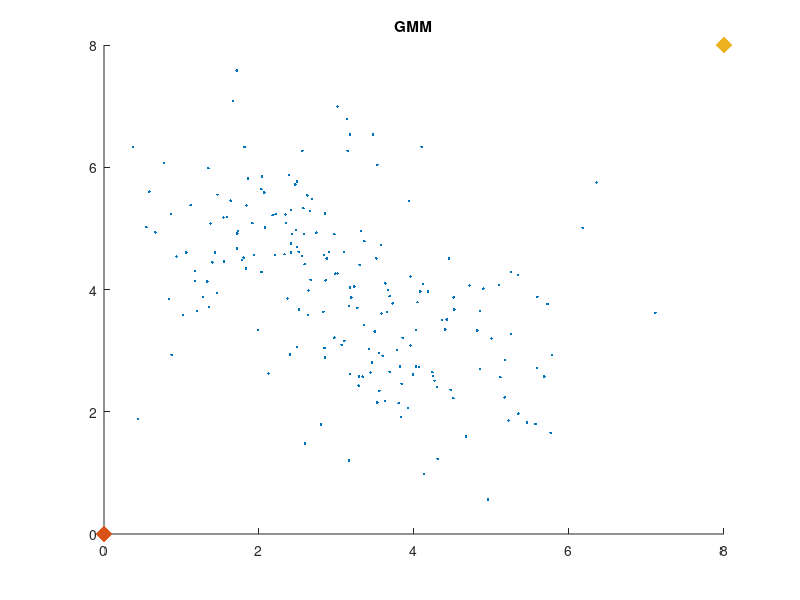
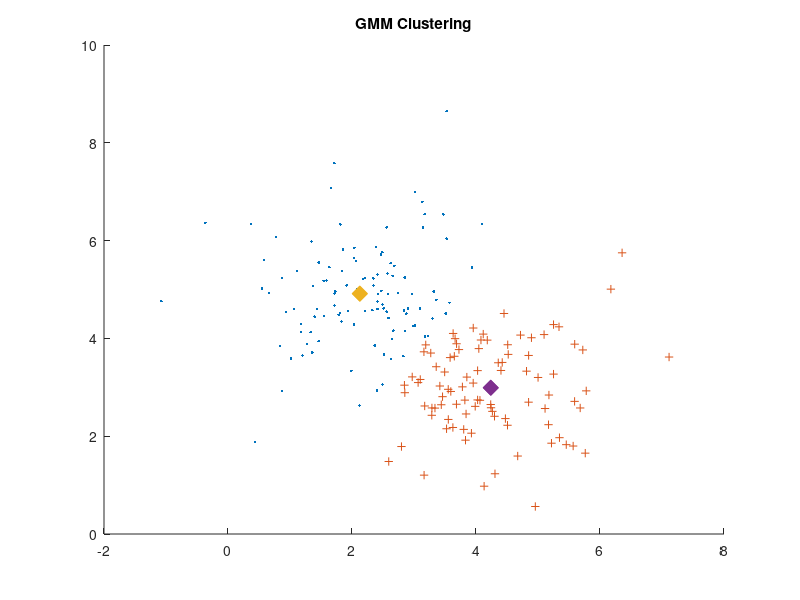

Recreate these plots in MATLAB, in order. (Note: this script raises an error after producing the figures.)
%Gaussian Mixture Model
clear all; clc;
X = mvnrnd([2 5], [1 1], 100); %OG data
Y = mvnrnd([4 3], [1 1], 100);

Z = vertcat(X,Y);
Z1 = Z(:,1);
Z2 = Z(:,2);


mux = [0 0];
muy = [8 8];
stdx = [1 1];
stdy = [1 1];


H = 10;

hold on
plot(Z(:,1),Z(:,2),'.'); %plot
title('GMM');
plot(mux(:,1),mux(:,2),'x','linewidth',8); %plot
plot(muy(:,1),muy(:,2),'x','linewidth',8);
axis([0 8 0 8]);
hold off

while(H > 1)
classx = [];
classy = [];
for i = 1:length(Z)
    
    Px11 = normpdf(Z1(i),mux(:,1),stdx(:,1)); %Calculate likelyhood for each feature, for each class
    Px12 = normpdf(Z2(i),mux(:,2),stdx(:,2));
    Px21 = normpdf(Z1(i),muy(:,1),stdy(:,1));
    Px22 = normpdf(Z2(i),muy(:,2),stdy(:,2));
    
    probx1 = Px11 * Px12; %Since we assume independence, the total probability is the union between both features
    probx2 = Px21 * Px22;
    
    if(probx1 > probx2)     %Keep track of what each test point was classified as

        classx = [classx;Z(i,1) Z(i,2)];    %Add points to matrix to graph
    
    elseif(probx1 < probx2)

        classy = [classy;Z(i,1) Z(i,2)];
        
    end
    

    
end

mux = mean(classx);
muy = mean(classy);
stdx = std(classx);
stdy = std(classy);
H = H -1 ;

end

figure
hold on
plot(classx(:,1),classx(:,2),'.'); %plot
plot(classy(:,1),classy(:,2),'+');

title('GMM Clustering');

plot(mux(:,1),mux(:,2),'x','linewidth',8); %plot

plot(muy(:,1),muy(:,2),'x','linewidth',8);

circle2(mux(1),mux(2),stdx(1)*.5,stdx(2)*.5);
circle2(muy(1),muy(2),stdy(1)*.5,stdy(2)*.5);

circle2(mux(1),mux(2),stdx(1),stdx(2));
circle2(muy(1),muy(2),stdy(1),stdy(2));

circle2(mux(1),mux(2),stdx(1)*2,stdx(2)*2);
circle2(muy(1),muy(2),stdy(1)*2,stdy(2)*2);

axis([0 8 0 8]);
hold off

data = [X;Y];

GMModel = fitgmdist(Z,2);
figure
y = [zeros(100,1);ones(100,1)];
h = gscatter(data(:,1),data(:,2),y);
hold on
ezcontour(@(x1,x2)pdf(GMModel,[x1 x2]),get(gca,{'XLim','YLim'}))
title('{\bf Scatter Plot and Fitted Gaussian Mixture Contours}')
legend(h,'Model 0','Model1')
hold off

function h = circle2(x,y,rx,ry)
dx = rx*2;
dy = ry*2;
px = x-rx;
py = y-ry;
h = rectangle('Position',[px py dx dy],'Curvature',[1,1]);
end
